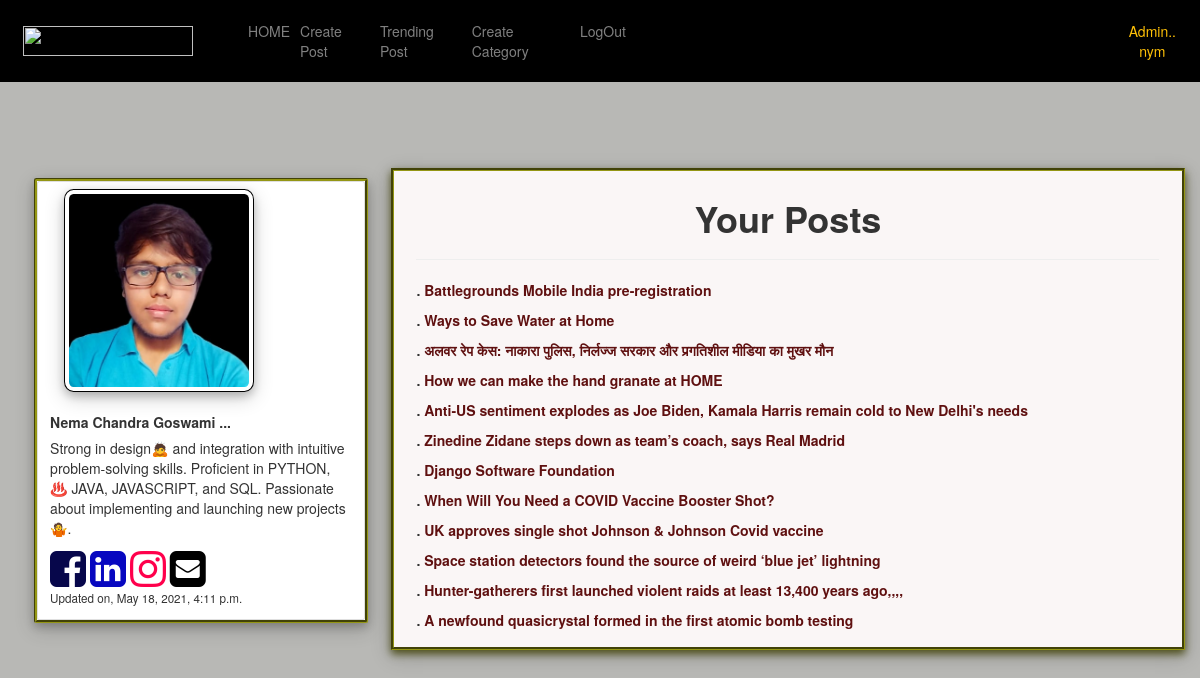
The page /user/ (signed in) on the database its author committed.
### BlogAPP/models.py (models this page shows, shortened)
class User_Information(models.Model):
  User_Name = models.OneToOneField(User, on_delete=models.CASCADE, default='1')
  First_name = models.CharField(max_length=200,blank=True)
  Last_name = models.CharField(max_length=200,blank=True)
  PAN_ID_Number = models.CharField(max_length=10,null=True)
  Adhar_Card_Number = models.CharField(max_length=16,null=True)
  Mobile_Number = models.CharField(max_length=10,null=True)
  Instagram = models.CharField(max_length=200,blank=True)
  Facebook = models.CharField(max_length=200,blank=True)
  LindedIN = models.CharField(max_length=200,blank=True)
  AboutU = models.TextField(max_length=200,blank=True)
  Photo  = models.FileField(blank=True, upload_to='UserImage/')
  Update_date = models.DateTimeField(default=timezone.now)

class Instruction(models.Model):
  User_Name = models.ForeignKey(User, on_delete=models.CASCADE, related_name='User_Name')
  id = models.BigAutoField(primary_key=True)
  Category_M = models.CharField(max_length=100,null=True,primary_key=False)
  Title_M   = models.CharField(max_length=200,null=True,primary_key=False)
  Details_M = RichTextField(null=True)
  Likes_M = models.ManyToManyField(User, related_name='blog_Post',blank=True)
  Liked_int_M = models.IntegerField(default='0')
  ImagesM  = models.FileField(blank=True, upload_to='images/')
  published_date = models.DateTimeField(default=timezone.now)

### BlogAPP/views.py (the view)
# urls.py: path('user/',views.UserInfo, name='userProfile'),
def UserInfo(request):
  if request.method == 'POST':
    form = profileFORMS(request.POST, request.FILES)
    if form.is_valid():
      new_req = User_Information(User_Name = request.user, First_name = request.user.first_name, Last_name= request.user.last_name, PAN_ID_Number=request.POST['panF'], Adhar_Card_Number=request.POST['adharF'], Mobile_Number=request.POST['mobileF'],Instagram=request.POST['instaF'],Facebook=request.POST['fbF'],LindedIN=request.POST['inF'],AboutU=request.POST['aboutUF'],Photo=request.FILES['photoF'])
      new_req.save()
      return HttpResponseRedirect(reverse('userProfile'))
  else:
    form = profileFORMS()
  user_id_local_var = request.user                       #filtering user who is the present user by one to one field
  Unique_user_info = User_Information.objects.filter(User_Name = user_id_local_var)
  All_POSTs = Instruction.objects.filter(User_Name = user_id_local_var)
  return render(request,'user.html', {'form':form,'User_InfoS': Unique_user_info, 'Post': All_POSTs})

### templates/user.html (shortened to what this page needs)
<!DOCTYPE html>
{% extends 'base.html' %}
  {% block content %}
  <link href="//maxcdn.bootstrapcdn.com/font-awesome/4.1.0/css/font-awesome.min.css" rel="stylesheet">
</head>
<body style="background-color: rgba(173, 173, 170, 0.863);">
{% if User_InfoS %}
  <div class="container">
      <div class="row">
        <div class="col-sm-4" style="padding: 2%; margin-left: -3%;">
          {% for c in User_InfoS %}
          <div class="card" style="margin-top: 10%; border: groove; border-color: rgb(148, 150, 20); box-shadow: 0 4px 8px 0 rgba(0, 0, 0, 0.2), 0 6px 20px 0 rgba(0, 0, 0, 0.19);">
            <div class="card">
              {% if c.Photo %}
                <img class="img-thumbnail" style="border-radius: 5%; margin-left: 8%; margin-top: 2%; border-color: black;  box-shadow: 0 4px 8px 0 rgba(0, 0, 0, 0.2), 0 6px 20px 0 rgba(0, 0, 0, 0.19); width: 190px;" src="{{ c.Photo.url }}">
              {% endif %}
            <div class="card-body">
              <h5 class="card-title"><b>{{ c.First_name }} {{ c.Last_name }} ...</b></h5>
              <p class="card-text">{{c.AboutU}}</p>
              <a href="{{ c.Facebook }}"><i class="fa fa-facebook-square fa-3x social" style="color: rgb(7, 7, 75);"></i></a>
              <a href="{{ c.LindedIN }}"><i class="fa fa-linkedin-square fa-3x social" style="color: rgb(7, 7, 192);"></i></a>
              <a href="{{ c.Instagram }}"><i class="fa fa-instagram fa-3x social" style="color: rgb(255, 0, 76);"></i></a>
              <a href="mailto: {{ user.email }}"><i class="fa fa-envelope-square fa-3x social" style="color: black;"></i></a>
              <p class="card-text" style="font-size: smaller;"> Updated on, {{ c.Update_date }}</p>
            </div>
            {% endfor %}
            </div>
          </div>
        </div>
      <div class="col-sm" style="background-color: rgb(250, 246, 246); border: groove; margin-top: 4%; border-color: rgb(148, 150, 20); box-shadow: 0 4px 8px 0 rgba(77, 78, 24, 0.979), 0 6px 20px 0 rgba(0, 0, 0, 0.19);">
        <div style="padding: 1%;">
          <h1 style="text-align: center;"><b>Your Posts</b></h1><hr>
          {% if Post %}
          {% for i in Post %}
            <p><b>.</b> <a href="{% url 'details' i.pk %}" style="color: rgb(95, 16, 16);"> <b>{{ i.Title_M }}</b> </p></a>
          {% endfor %}
          {% else %}
            <h5 style="color: rgb(68, 5, 5);">NO! post detected....</h5>
          {% endif %}
        </div>
      </div>
  </div>
    {% endif %}
</body>
{% endblock %}

### templates/Base.html (shortened to what this page needs)
<!DOCTYPE html>
<html lang="en">
<head>
  <link rel="stylesheet" href="https://maxcdn.bootstrapcdn.com/bootstrap/4.5.2/css/bootstrap.min.css">
  <link href="//maxcdn.bootstrapcdn.com/font-awesome/4.1.0/css/font-awesome.min.css" rel="stylesheet">
  <link href="../assets/dist/css/bootstrap.min.css" rel="stylesheet">
</head>
<body>
<div style="background-color: black;">
  <nav class="navbar navbar-expand-md navbar-dark" >
    <img src="https://epicblogging.com/wp-content/uploads/2019/12/Epic-Blogging-Logo.png" style="width: 170px; height: 30px; margin: 1%;" alt="">
    <div class="collapse navbar-collapse" id="collapsibleNavbar" style="margin-left: 2%;">
      <ul class="navbar-nav">
        <li class="nav-item">
          <a class="nav-link" href="{% url 'display' %}">HOME</a>
        </li>
        {% if user.is_authenticated %}
        <li class="nav-item">
          <a class="nav-link" href="{% url 'index' %}">Create Post</a>
        </li>
        {% endif %}
        <li class="nav-item">
          <a class="nav-link" href="{% url 'trending' %}">Trending Post</a>
        </li>
        {% if user.is_superuser %}
        <li class="nav-item">
          <a class="nav-link" href="{% url 'choice' %}">Create Category</a>
        </li>
        {% endif %}
        {% if user.is_authenticated %}
          <li class="nav-item">
            <a class="nav-link" href="{% url 'logout' %}">LogOut</a>
          </li>
        {% endif %}
      </ul>
    </div>
    <div class="btn-group-vertical" style="margin-left: 1%;">
      {% if user.is_authenticated %}
        {% if request.user.is_superuser %}
          <a type="button" href="{% url 'userProfile' %}" class="btn btn-outline-warning"> Admin.. <br>{{ user.username }}</a>
        {% else %}
          <a type="button" href="{% url 'userProfile' %}" class="btn btn-outline-warning"> welcome.. <br>{{ user.username }}</a>
        {% endif %}
      {% else %}
        <a type="button" href="{% url 'register' %}" class="btn btn-outline-success">SignUP</a>
        <a type="button" href="{% url 'login' %}" class="btn btn-outline-warning">SignIN</a>
      {% endif %}
    </div>
  </nav>
</div><br>
<div class="container">
  {% block content %}
  {% endblock %}
</div>
</body>
</html>

### templates/user.html (style rules this page uses)
img { height: 80%; width: 80%; object-fit: cover; }

### rows shown on the page
User_Information: Photo (picture), First_name "Nema Chandra", Last_name "Goswami", AboutU "Strong in design🙇 and integration with intuitive problem-solving skills. Proficient in PYTHON, ♨️ JAVA, JAVASCRIPT, and SQL. Passionate about implementing and launching new projects🤷.", Update_date "May 18, 2021, 4:11 p.m."
Instruction: Title_M "Battlegrounds Mobile India pre-registration"
Instruction: Title_M "Ways to Save Water at Home"
Instruction: Title_M "अलवर रेप केस: नाकारा पुलिस, निर्लज्ज सरकार और प्रगतिशील मीडिया का मुखर मौन"
Instruction: Title_M "How we can make the hand granate at HOME"
Instruction: Title_M "Anti-US sentiment explodes as Joe Biden, Kamala Harris remain cold to New Delhi's needs"
Instruction: Title_M "Zinedine Zidane steps down as team’s coach, says Real Madrid"
Instruction: Title_M "Django Software Foundation"
Instruction: Title_M "When Will You Need a COVID Vaccine Booster Shot?"
Instruction: Title_M "UK approves single shot Johnson & Johnson Covid vaccine"
Instruction: Title_M "Space station detectors found the source of weird ‘blue jet’ lightning"
Instruction: Title_M "Hunter-gatherers first launched violent raids at least 13,400 years ago,,,,"
Instruction: Title_M "A newfound quasicrystal formed in the first atomic bomb testing"

### other values the page prints
{{ user.username }} "nym"
